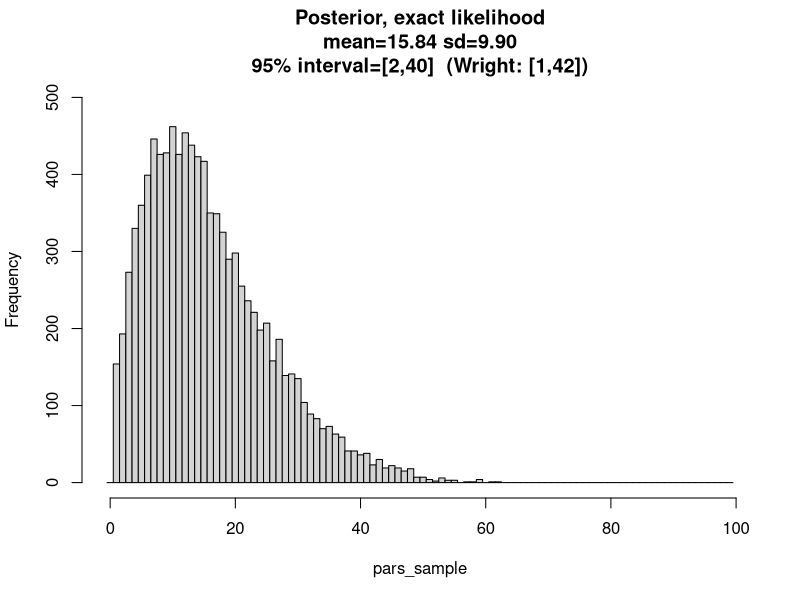
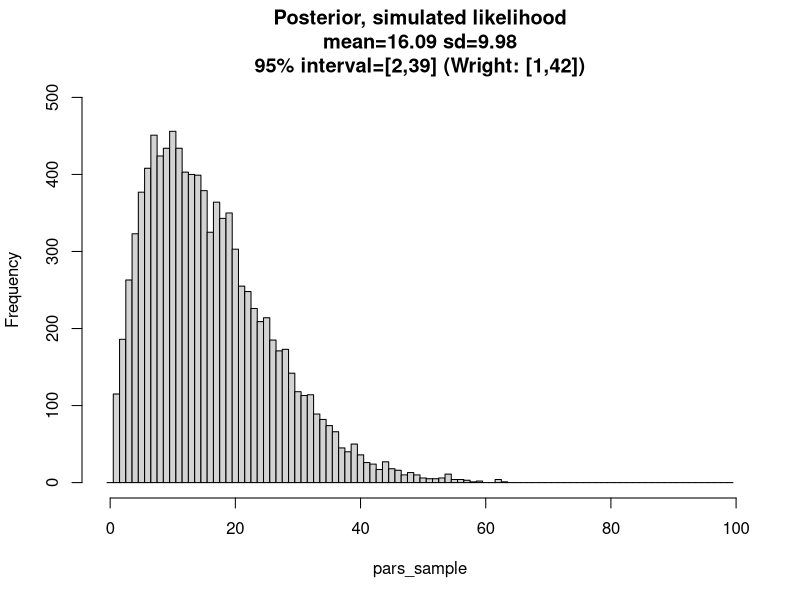

Write R code to recreate these figures, in order.
# Esempio di stima bayesiana del numero di elementi difettosi presenti in
# una popolazione di dimensione nota basato sul numero di elementi difettosi 
# trovati in un campione casuale estratto dalla popolazione.
png('proportion_from_a_finite_universe-%d.png')

# con likelihood esatta, che presuppone che si conosca il fatto che la likelihood
# è una ipergeometrica
dimensione_della_popolazione <- 100
dimensione_del_campione <- 10
difettosi_nel_campione <-c(1)
difettosi_nella_popolazione <- seq(0,dimensione_della_popolazione,by=1)
pars <- expand.grid(difettosi_nella_popolazione=difettosi_nella_popolazione)

pars$difettosi_nella_popolazione_prior <- dunif(pars$difettosi_nella_popolazione,0,dimensione_della_popolazione)
#pars$difettosi_nella_popolazione_prior <- dnorm(pars$difettosi_nella_popolazione,10,1)
pars$prior <- pars$difettosi_nella_popolazione_prior
for (i in 1:nrow(pars)) {
  likelihoods <- dhyper(difettosi_nel_campione,pars$difettosi_nella_popolazione[i],dimensione_della_popolazione-pars$difettosi_nella_popolazione[i],dimensione_del_campione)
  pars$likelihood[i] <- prod(likelihoods)
}
pars$unnormalized_posterior <- pars$likelihood*pars$prior
pars$posterior <- pars$unnormalized_posterior/sum(pars$unnormalized_posterior)

sample_indices <- sample(1:nrow(pars), size=1e4, replace = TRUE, prob=pars$posterior)
pars_sample <- pars[sample_indices,'difettosi_nella_popolazione']
print(head(pars_sample))

print(mean(pars_sample))
print(sd(pars_sample))
q = quantile(pars_sample,c(0.025,0.975))
print(q)

hist(pars_sample,breaks=difettosi_nella_popolazione-.5,freq=TRUE,ylim=c(0,500),main=sprintf('Posterior, exact likelihood\nmean=%.2f sd=%.2f\n95%% interval=[%0.f,%0.f]  (Wright: [1,42])',mean(pars_sample),sd(pars_sample),q[1],q[2]))

# con likelihood simulata, è forse questo un esempio di `modello generativo`?
dimensione_della_popolazione <- 100
dimensione_del_campione <- 10
difettosi_nel_campione <-c(1)
difettosi_nella_popolazione <- seq(0,dimensione_della_popolazione,by=1)
pars <- expand.grid(difettosi_nella_popolazione=difettosi_nella_popolazione)

my_likelihood <- function(a,wb,bb,n)
{
  sz <- 10e3
  urn <- c(rep('b',bb),rep('w',wb))
  cnt <- 0
  for(i in 1:sz){
    cnt = cnt+(sum(sample(urn,n,replace=FALSE)=='w')==a)
  }
  cnt/sz
}

pars$difettosi_nella_popolazione_prior <- dunif(pars$difettosi_nella_popolazione,0,dimensione_della_popolazione)
#pars$difettosi_nella_popolazione_prior <- dnorm(pars$difettosi_nella_popolazione,10,1)
pars$prior <- pars$difettosi_nella_popolazione_prior
for (i in 1:nrow(pars)) {
  likelihoods <- my_likelihood(difettosi_nel_campione,pars$difettosi_nella_popolazione[i],dimensione_della_popolazione-pars$difettosi_nella_popolazione[i],dimensione_del_campione)
  pars$likelihood[i] <- prod(likelihoods)
}
pars$unnormalized_posterior <- pars$likelihood*pars$prior
pars$posterior <- pars$unnormalized_posterior/sum(pars$unnormalized_posterior)

sample_indices <- sample(1:nrow(pars), size=1e4, replace = TRUE, prob=pars$posterior)
pars_sample <- pars[sample_indices,'difettosi_nella_popolazione']
print(head(pars_sample))

print(mean(pars_sample))
print(sd(pars_sample))
q = quantile(pars_sample,c(0.025,0.975))
print(q)

hist(pars_sample,breaks=difettosi_nella_popolazione-.5,freq=TRUE,ylim=c(0,500),main=sprintf('Posterior, simulated likelihood\nmean=%.2f sd=%.2f\n95%% interval=[%0.f,%0.f] (Wright: [1,42])',mean(pars_sample),sd(pars_sample),q[1],q[2]))